Frame 1 (no input): blank canvas, image omitted
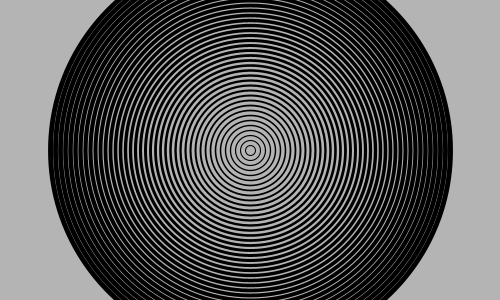
Frame 60 (the mouse pressed at the canvas centre just before this capture)
Frame 120 (the mouse held since frame 60 and released just before this capture): identical to frame 60, image omitted

The Processing sketch that drew this single still picture (run headless with seeded random() and noise(); from frame 60 on, the mouse is pressed at the canvas centre):

// Processing sketch: ripple_addWeight
// ── ripple_addWeight.pde
int diam = 10;
float centX, centY;
float weight = 1.0;

void setup(){
  size(500, 300);
  frameRate(24);
  smooth();
  background(180);
  centX = width/2;
  centY = height/2;
  stroke(0);
  strokeWeight(weight);
  noFill();
}

void draw(){
  if(diam <= 400){
    ellipse(centX, centY, diam, diam);
    diam += 10;
    weight += 0.1;
    strokeWeight(weight);
  }
}
